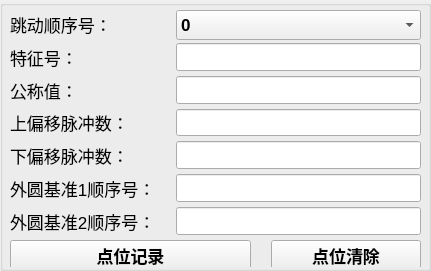
   <widget class="QGroupBox" name="groupBox_2">
    <property name="geometry">
     <rect>
      <x>340</x>
      <y>350</y>
      <width>431</width>
      <height>271</height>
     </rect>
    </property>
    <property name="title">
     <string/>
    </property>
    <widget class="QWidget" name="layoutWidget">
     <property name="geometry">
      <rect>
       <x>10</x>
       <y>10</y>
       <width>411</width>
       <height>257</height>
      </rect>
     </property>
     <layout class="QGridLayout" name="gridLayout_4">
      <property name="horizontalSpacing">
       <number>20</number>
      </property>
      <property name="verticalSpacing">
       <number>5</number>
      </property>
      <item row="1" column="0">
       <widget class="QLabel" name="label_22">
        <property name="font">
         <font>
          <pointsize>13</pointsize>
         </font>
        </property>
        <property name="text">
         <string>特征号：</string>
        </property>
       </widget>
      </item>
      <item row="3" column="1" colspan="3">
       <widget class="QLineEdit" name="roundoutUpperRelativeLocation">
        <property name="font">
         <font>
          <pointsize>13</pointsize>
          <weight>75</weight>
          <bold>true</bold>
         </font>
        </property>
        <property name="text">
         <string/>
        </property>
       </widget>
      </item>
      <item row="3" column="0">
       <widget class="QLabel" name="label_23">
        <property name="font">
         <font>
          <pointsize>13</pointsize>
         </font>
        </property>
        <property name="text">
         <string>上偏移脉冲数：</string>
        </property>
       </widget>
      </item>
      <item row="7" column="2" colspan="2">
       <widget class="QPushButton" name="roundoutPostionClear">
        <property name="minimumSize">
         <size>
          <width>0</width>
          <height>30</height>
         </size>
        </property>
        <property name="font">
         <font>
          <pointsize>13</pointsize>
          <weight>75</weight>
          <bold>true</bold>
         </font>
        </property>
        <property name="text">
         <string>点位清除</string>
        </property>
       </widget>
      </item>
      <item row="4" column="1" colspan="3">
       <widget class="QLineEdit" name="roundoutBottomRelativeLocation">
        <property name="font">
         <font>
          <pointsize>13</pointsize>
          <weight>75</weight>
          <bold>true</bold>
         </font>
        </property>
        <property name="text">
         <string/>
        </property>
       </widget>
      </item>
      <item row="5" column="1" colspan="3">
       <widget class="QLineEdit" name="roundoutPostionNote1">
        <property name="minimumSize">
         <size>
          <width>116</width>
          <height>0</height>
         </size>
        </property>
        <property name="font">
         <font>
          <pointsize>13</pointsize>
          <weight>75</weight>
          <bold>true</bold>
         </font>
        </property>
        <property name="text">
         <string/>
        </property>
       </widget>
      </item>
      <item row="2" column="1" colspan="3">
       <widget class="QLineEdit" name="roundoutNominalValue">
        <property name="font">
         <font>
          <pointsize>13</pointsize>
          <weight>75</weight>
          <bold>true</bold>
         </font>
        </property>
        <property name="text">
         <string/>
        </property>
       </widget>
      </item>
      <item row="5" column="0">
       <widget class="QLabel" name="label_33">
        <property name="font">
         <font>
          <pointsize>13</pointsize>
         </font>
        </property>
        <property name="text">
         <string>外圆基准1顺序号：</string>
        </property>
       </widget>
      </item>
      <item row="4" column="0">
       <widget class="QLabel" name="label_27">
        <property name="font">
         <font>
          <pointsize>13</pointsize>
         </font>
        </property>
        <property name="text">
         <string>下偏移脉冲数：</string>
        </property>
       </widget>
      </item>
      <item row="6" column="1" colspan="3">
       <widget class="QLineEdit" name="roundoutPostionNote2">
        <property name="font">
         <font>
          <pointsize>13</pointsize>
          <weight>75</weight>
          <bold>true</bold>
         </font>
        </property>
        <property name="text">
         <string/>
        </property>
       </widget>
      </item>
      <item row="7" column="0" colspan="2">
       <widget class="QPushButton" name="roundoutPostionRecord">
        <property name="minimumSize">
         <size>
          <width>130</width>
          <height>30</height>
         </size>
        </property>
        <property name="font">
         <font>
          <pointsize>13</pointsize>
          <weight>75</weight>
          <bold>true</bold>
         </font>
        </property>
        <property name="text">
         <string>点位记录</string>
        </property>
       </widget>
      </item>
      <item row="0" column="0">
       <widget class="QLabel" name="label_24">
        <property name="font">
         <font>
          <pointsize>13</pointsize>
         </font>
        </property>
        <property name="text">
         <string>跳动顺序号：</string>
        </property>
       </widget>
      </item>
      <item row="6" column="0">
       <widget class="QLabel" name="label_26">
        <property name="font">
         <font>
          <pointsize>13</pointsize>
         </font>
        </property>
        <property name="text">
         <string>外圆基准2顺序号：</string>
        </property>
       </widget>
      </item>
      <item row="2" column="0">
       <widget class="QLabel" name="label_25">
        <property name="font">
         <font>
          <pointsize>13</pointsize>
         </font>
        </property>
        <property name="text">
         <string>公称值：</string>
        </property>
       </widget>
      </item>
      <item row="1" column="1" colspan="3">
       <widget class="QLineEdit" name="roundoutFeatureNb">
        <property name="font">
         <font>
          <pointsize>13</pointsize>
          <weight>75</weight>
          <bold>true</bold>
         </font>
        </property>
       </widget>
      </item>
      <item row="0" column="1" colspan="3">
       <widget class="QComboBox" name="roundoutSequence">
        <property name="minimumSize">
         <size>
          <width>0</width>
          <height>30</height>
         </size>
        </property>
        <property name="font">
         <font>
          <pointsize>13</pointsize>
          <weight>75</weight>
          <bold>true</bold>
         </font>
        </property>
        <item>
         <property name="text">
          <string>0</string>
         </property>
        </item>
        <item>
         <property name="text">
          <string>1</string>
         </property>
        </item>
        <item>
         <property name="text">
          <string>2</string>
         </property>
        </item>
        <item>
         <property name="text">
          <string>3</string>
         </property>
        </item>
        <item>
         <property name="text">
          <string>4</string>
         </property>
        </item>
        <item>
         <property name="text">
          <string>5</string>
         </property>
        </item>
        <item>
         <property name="text">
          <string>6</string>
         </property>
        </item>
        <item>
         <property name="text">
          <string>7</string>
         </property>
        </item>
        <item>
         <property name="text">
          <string>8</string>
         </property>
        </item>
        <item>
         <property name="text">
          <string>9</string>
         </property>
        </item>
        <item>
         <property name="text">
          <string>10</string>
         </property>
        </item>
        <item>
         <property name="text">
          <string>11</string>
         </property>
        </item>
        <item>
         <property name="text">
          <string>12</string>
         </property>
        </item>
        <item>
         <property name="text">
          <string>13</string>
         </property>
        </item>
        <item>
         <property name="text">
          <string>14</string>
         </property>
        </item>
        <item>
         <property name="text">
          <string>15</string>
         </property>
        </item>
        <item>
         <property name="text">
          <string>16</string>
         </property>
        </item>
        <item>
         <property name="text">
          <string>17</string>
         </property>
        </item>
        <item>
         <property name="text">
          <string>18</string>
         </property>
        </item>
        <item>
         <property name="text">
          <string>19</string>
         </property>
        </item>
        <item>
         <property name="text">
          <string>20</string>
         </property>
        </item>
        <item>
         <property name="text">
          <string>21</string>
         </property>
        </item>
        <item>
         <property name="text">
          <string>22</string>
         </property>
        </item>
        <item>
         <property name="text">
          <string>23</string>
         </property>
        </item>
        <item>
         <property name="text">
          <string>24</string>
         </property>
        </item>
        <item>
         <property name="text">
          <string>25</string>
         </property>
        </item>
        <item>
         <property name="text">
          <string>26</string>
         </property>
        </item>
        <item>
         <property name="text">
          <string>27</string>
         </property>
        </item>
        <item>
         <property name="text">
          <string>28</string>
         </property>
        </item>
        <item>
         <property name="text">
          <string>29</string>
         </property>
        </item>
        <item>
         <property name="text">
          <string>30</string>
         </property>
        </item>
        <item>
         <property name="text">
          <string>31</string>
         </property>
        </item>
        <item>
         <property name="text">
          <string>32</string>
         </property>
        </item>
        <item>
         <property name="text">
          <string>33</string>
         </property>
        </item>
        <item>
         <property name="text">
          <string>34</string>
         </property>
        </item>
        <item>
         <property name="text">
          <string>35</string>
         </property>
        </item>
        <item>
         <property name="text">
          <string>36</string>
         </property>
        </item>
        <item>
         <property name="text">
          <string>37</string>
         </property>
        </item>
        <item>
         <property name="text">
          <string>38</string>
         </property>
        </item>
        <item>
         <property name="text">
          <string>39</string>
         </property>
        </item>
        <item>
         <property name="text">
          <string>40</string>
         </property>
        </item>
        <item>
         <property name="text">
          <string>41</string>
         </property>
        </item>
        <item>
         <property name="text">
          <string>42</string>
         </property>
        </item>
        <item>
         <property name="text">
          <string>43</string>
         </property>
        </item>
        <item>
         <property name="text">
          <string>44</string>
         </property>
        </item>
        <item>
         <property name="text">
          <string>45</string>
         </property>
        </item>
        <item>
         <property name="text">
          <string>46</string>
         </property>
        </item>
        <item>
         <property name="text">
          <string>47</string>
         </property>
        </item>
        <item>
         <property name="text">
          <string>48</string>
         </property>
        </item>
        <item>
         <property name="text">
          <string>49</string>
         </property>
        </item>
        <item>
         <property name="text">
          <string>50</string>
         </property>
        </item>
        <item>
         <property name="text">
          <string>51</string>
         </property>
        </item>
        <item>
         <property name="text">
          <string>52</string>
         </property>
        </item>
        <item>
         <property name="text">
          <string>53</string>
         </property>
        </item>
        <item>
         <property name="text">
          <string>54</string>
         </property>
        </item>
        <item>
         <property name="text">
          <string>55</string>
         </property>
        </item>
        <item>
         <property name="text">
          <string>56</string>
         </property>
        </item>
        <item>
         <property name="text">
          <string>57</string>
         </property>
        </item>
        <item>
         <property name="text">
          <string>58</string>
         </property>
        </item>
        <item>
         <property name="text">
          <string>59</string>
         </property>
        </item>
        <item>
         <property name="text">
          <string>60</string>
         </property>
        </item>
        <item>
         <property name="text">
          <string>61</string>
         </property>
        </item>
        <item>
         <property name="text">
          <string>62</string>
         </property>
        </item>
        <item>
         <property name="text">
          <string>63</string>
         </property>
        </item>
        <item>
         <property name="text">
          <string>64</string>
         </property>
        </item>
        <item>
         <property name="text">
          <string>65</string>
         </property>
        </item>
        <item>
         <property name="text">
          <string>66</string>
         </property>
        </item>
        <item>
         <property name="text">
          <string>67</string>
         </property>
        </item>
        <item>
         <property name="text">
          <string>68</string>
         </property>
        </item>
        <item>
         <property name="text">
          <string>69</string>
         </property>
        </item>
        <item>
         <property name="text">
          <string>70</string>
         </property>
        </item>
        <item>
         <property name="text">
          <string>71</string>
         </property>
        </item>
        <item>
         <property name="text">
          <string>72</string>
         </property>
        </item>
        <item>
         <property name="text">
          <string>73</string>
         </property>
        </item>
        <item>
         <property name="text">
          <string>74</string>
         </property>
        </item>
        <item>
         <property name="text">
          <string>75</string>
         </property>
        </item>
        <item>
         <property name="text">
          <string>76</string>
         </property>
        </item>
        <item>
         <property name="text">
          <string>77</string>
         </property>
        </item>
        <item>
         <property name="text">
          <string>78</string>
         </property>
        </item>
        <item>
         <property name="text">
          <string>79</string>
         </property>
        </item>
        <item>
         <property name="text">
          <string>80</string>
         </property>
        </item>
        <item>
         <property name="text">
          <string>81</string>
         </property>
        </item>
        <item>
         <property name="text">
          <string>82</string>
         </property>
        </item>
        <item>
         <property name="text">
          <string>83</string>
         </property>
        </item>
        <item>
         <property name="text">
          <string>84</string>
         </property>
        </item>
        <item>
         <property name="text">
          <string>85</string>
         </property>
        </item>
        <item>
         <property name="text">
          <string>86</string>
         </property>
        </item>
        <item>
         <property name="text">
          <string>87</string>
         </property>
        </item>
        <item>
         <property name="text">
          <string>88</string>
         </property>
        </item>
        <item>
         <property name="text">
          <string>89</string>
         </property>
        </item>
        <item>
         <property name="text">
          <string>90</string>
         </property>
        </item>
        <item>
         <property name="text">
          <string>91</string>
         </property>
        </item>
        <item>
         <property name="text">
          <string>92</string>
         </property>
        </item>
        <item>
         <property name="text">
          <string>93</string>
         </property>
        </item>
        <item>
         <property name="text">
          <string>94</string>
         </property>
        </item>
        <item>
         <property name="text">
          <string>95</string>
         </property>
        </item>
        <item>
         <property name="text">
          <string>96</string>
         </property>
        </item>
        <item>
         <property name="text">
          <string>97</string>
         </property>
        </item>
        <item>
         <property name="text">
          <string>98</string>
         </property>
        </item>
        <item>
         <property name="text">
          <string>99</string>
         </property>
        </item>
       </widget>
      </item>
     </layout>
    </widget>
   </widget>
